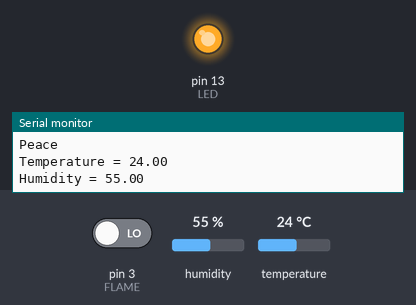
Bench run of a sketch on a simulated Arduino Uno, built with avr-gcc and run on an emulated ATmega328P. On the bench: output pins drawn as LEDs (lit = HIGH), the last lines printed to the serial monitor. The test bench sets the inputs (shaded band); at power-on: pin 3 (FLAME) LOW, humidity 55 %, temperature 24 °C.

Above: at 1.9 s.
2.0 s: pin 3 (FLAME) driven HIGH
At 2.6 s:
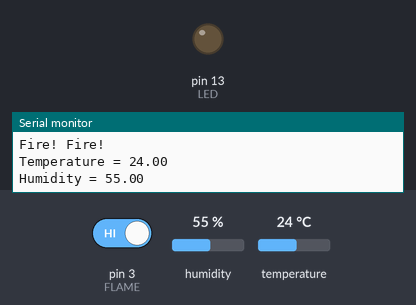
3.7 s: pin 3 (FLAME) driven LOW
At 4.9 s:
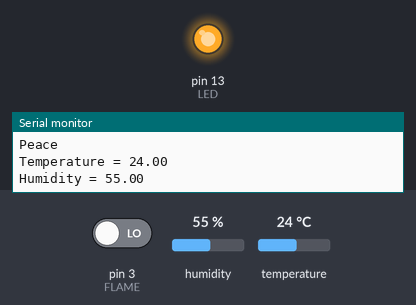
8.2 s: humidity set to 52 %
10.4 s: humidity set to 49 %
At 12.0 s:
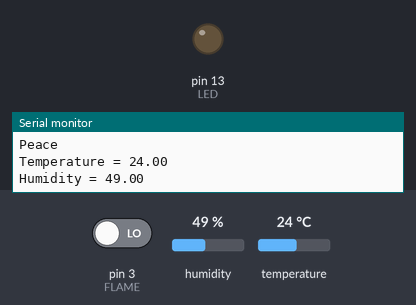
Timing chart, 0 to 13.5 s (numbered marks = the images above; inputs shaded):
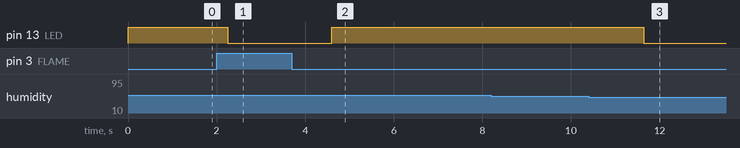

The sketch:

main.ino
```cpp
#include <dht.h>
int LED = 13;
int smokeA0 = A0;
#define FLAME 3

dht DHT;

#define DHT22_PIN 7

void setup()
{
  Serial.begin(9600);
  pinMode(LED, OUTPUT);
  pinMode(FLAME, INPUT);
  digitalWrite(13, '0');
}

void loop()
{
  int chk = DHT.read11(DHT22_PIN);
  Serial.print("Temperature = ");
  Serial.println(DHT.temperature);
  Serial.print("Humidity = ");
  Serial.println(DHT.humidity);
  delay(1050);


  int fire = digitalRead(FLAME);


  if( fire == HIGH)
  {
    digitalWrite(LED,LOW);
    Serial.println("Fire! Fire!");
  }else{
    digitalWrite(LED,HIGH);
    Serial.println("Peace");}

  if(((DHT.temperature>32)||(fire==LOW))&&(DHT.humidity>50))
  {
    digitalWrite(13, HIGH);
  }
  else
  {
    digitalWrite(13, LOW);
  }
  delay(100);
}
```

Measured:
- the behaviour switches between 51 and 50 % on humidity (found by bisection; images 2 and 3)
- after the input at 2.0 s, pin 13 (LED): HIGH → LOW after 0.25 s
- after the input at 3.7 s, pin 13 (LED): LOW → HIGH after 0.90 s
- after the input at 10.4 s, pin 13 (LED): HIGH → LOW after 1.2 s
